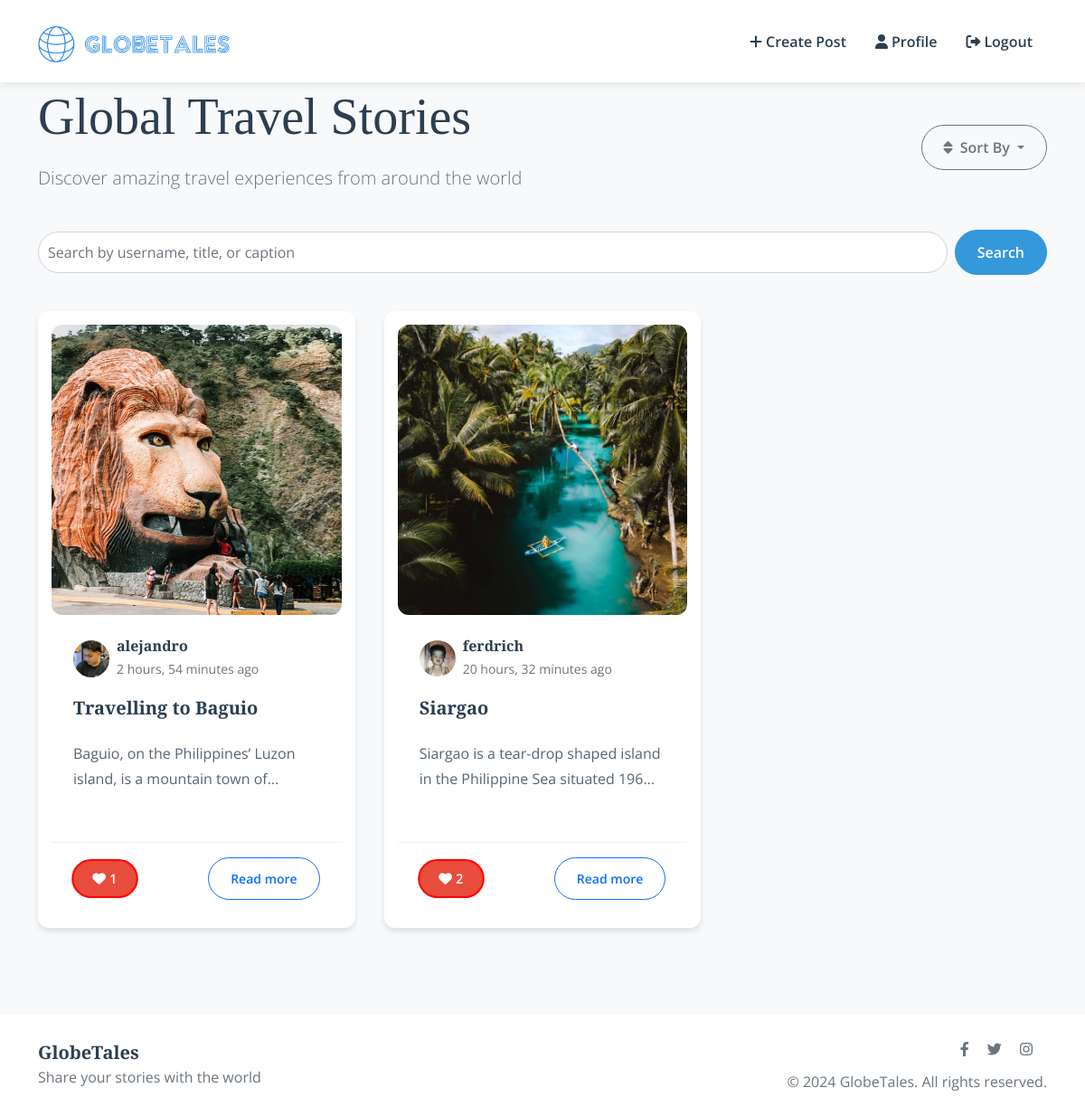
Page /index/ (signed in) on the committed database.
### blog/models.py (models this page shows)
class Post(models.Model):
    title = models.CharField(max_length=200, default='Untitled')
    caption = models.TextField()
    image = models.ImageField(upload_to='posts/')
    author = models.ForeignKey(User, on_delete=models.CASCADE)
    created_at = models.DateTimeField(auto_now_add=True)
    updated_at = models.DateTimeField(auto_now=True)
    likes = models.ManyToManyField(User, related_name='liked_posts', blank=True)

### accounts/models.py (models this page shows, shortened)
class Profile(models.Model):
    user = models.OneToOneField(User, on_delete=models.CASCADE, related_name='user_profile')
    avatar = models.ImageField(upload_to='profile_pics/', null=True, blank=True)

### blog/views.py (the view)
# urls.py: path('index/', index, name='index'),  # Add this line for the index view
def index(request):
    if not request.user.is_authenticated:
        return redirect('login')  # Ensure 'login' matches your login URL name
    return newsfeed(request)

### accounts/templatetags/user_tags.py (called while the page is built, shortened)
@register.simple_tag
def user_avatar(user, size=40):
    try:
        if hasattr(user, 'user_profile'):
            profile = user.user_profile
            if profile and profile.avatar:
                return format_html(
                    '<img src="{}" class="rounded-circle" width="{}" height="{}" alt="{}">',
                    profile.avatar.url, size, size, user.username
                )
    except (Profile.DoesNotExist, AttributeError):
        pass

### blog/templates/blog/newsfeed.html (shortened to what this page needs)
{% extends 'base.html' %}
{% load static %}
{% load user_tags %}
{% block content %}
<div class="container">
    <div class="row mb-4 fade-in">
        <div class="col-md-8">
            <h1 class="display-4">Global Travel Stories</h1>
            <p class="lead text-muted">Discover amazing travel experiences from around the world</p>
        </div>
        <div class="col-md-4 text-md-end align-self-center">
            <div class="sort-options">
                <div class="dropdown">
                    <button class="btn btn-outline-secondary dropdown-toggle rounded-pill" type="button" id="sortDropdown" data-bs-toggle="dropdown" aria-expanded="false">
                        <i class="fas fa-sort me-1"></i> Sort By
                    </button>
                </div>
            </div>
        </div>
    </div>
    <div class="row mb-4">
        <div class="col-md-12">
            <form action="" method="GET" class="search-form d-flex">
                <input type="text" name="search" placeholder="Search by username, title, or caption" class="form-control me-2" />
                <button type="submit" class="btn btn-primary">Search</button>
            </form>
        </div>
    </div>
    <div class="posts-grid">
        {% if posts %}
            {% for post in posts %}
                <article class="card fade-in">
                    <div class="post-image-container">
                        {% if post.image %}
                            <img src="{{ post.image.url }}" class="post-image" alt="{{ post.title }}" style="aspect-ratio: 1/1; object-fit: cover;">
                        {% else %}
                            <img src="{% static 'img/default-post.jpg' %}" class="post-image" alt="Default Post Image" style="aspect-ratio: 1/1; object-fit: cover;">
                        {% endif %}
                    </div>
                    <div class="card-body">
                        <div class="post-meta d-flex align-items-center">
                            {% user_avatar post.author 40 %}
                            <div class="ms-2">
                                <h6 class="mb-0">{{ post.author.username }}</h6>
                                <small class="text-muted">{{ post.created_at|timesince }} ago</small>
                            </div>
                        </div>
                        <h5 class="post-title">{{ post.title }}</h5>
                        <p class="post-excerpt">{{ post.caption }}</p>
                    </div>
                    <div class="post-footer">
                        <div class="d-flex justify-content-between align-items-center">
                            <button class="btn btn-sm btn-outline-primary rounded-pill like-btn {% if user in post.likes.all %}liked{% endif %}" style="border: 2px solid red;" data-post-id="{{ post.pk }}">
                                <i class="fas fa-heart"></i>
                                <span class="likes-count">{{ post.likes.count }}</span>
                            </button>
                            <a href="{% url 'post_detail' post.pk %}" class="btn btn-sm btn-outline-primary rounded-pill">Read more</a>
                        </div>
                    </div>
                </article>
            {% endfor %}
        {% endif %}
    </div>
</div>
{% endblock %}

### templates/base.html (shortened to what this page needs)
<!DOCTYPE html>
{% load static %}
<html lang="en">
<head>
    <link href="https://cdn.jsdelivr.net/npm/bootstrap@5.1.3/dist/css/bootstrap.min.css" rel="stylesheet">
    <link rel="stylesheet" href="https://cdnjs.cloudflare.com/ajax/libs/font-awesome/6.0.0/css/all.min.css">
    <link rel="stylesheet" href="{% static 'css/style.css' %}">
</head>
<body>
    <nav class="navbar navbar-expand-lg">
        <div class="container">
            <a class="navbar-brand" href="{% url 'index' %}">
                <img src="{% static 'images/logowtitle.png' %}" alt="GlobeTales Logo" style="height: 40px;">
            </a>
            <div class="collapse navbar-collapse" id="navbarNav">
                <ul class="navbar-nav ms-auto">
                    {% if user.is_authenticated %}
                        <li class="nav-item">
                            <a class="nav-link" href="{% url 'create_post' %}">
                                <i class="fas fa-plus me-1"></i>Create Post
                            </a>
                        </li>
                        <li class="nav-item">
                            <a class="nav-link" href="{% url 'profile' user.username %}">
                                <i class="fas fa-user me-1"></i>Profile
                            </a>
                        </li>
                        <li class="nav-item">
                            <form method="POST" action="{% url 'logout' %}" style="border: none;">
                                <button type="submit" class="nav-link" style="border: none; background: none;">
                                    <i class="fas fa-sign-out-alt me-1"></i>Logout
                                </button>
                            </form>
                        </li>
                    {% endif %}
                </ul>
            </div>
        </div>
    </nav>
    <main class="content-section">
        {% block content %}{% endblock %}
    </main>
    <footer class="bg-white py-4 mt-5">
        <div class="container">
            <div class="row align-items-center">
                <div class="col-md-6 text-center text-md-start">
                    <h5 class="mb-0">GlobeTales</h5>
                    <p class="text-muted mb-0">Share your stories with the world</p>
                </div>
                <div class="col-md-6 text-center text-md-end">
                    <div class="social-links">
                        <a href="#" class="text-muted me-3"><i class="fab fa-facebook-f"></i></a>
                        <a href="#" class="text-muted me-3"><i class="fab fa-twitter"></i></a>
                        <a href="#" class="text-muted me-3"><i class="fab fa-instagram"></i></a>
                    </div>
                    <p class="text-muted mb-0 mt-2">&copy; 2024 GlobeTales. All rights reserved.</p>
                </div>
            </div>
        </div>
    </footer>
</body>
</html>

### static/css/style.css (style rules this page uses)
:root { --primary-color: #2c3e50; --secondary-color: #3498db; --accent-color: #e74c3c; --background-color: #f8f9fa; --text-color: #2c3e50; --border-radius: 12px; --spacing-unit: 1rem; --transition-speed: 0.3s; }
body { font-family: 'Open Sans', sans-serif; font-size: 16px; line-height: 1.75; color: var(--text-color); background-color: var(--background-color); }
h1, h2, h3, h4, h5, h6 { font-family: 'Playfair Display', serif; font-weight: 700; line-height: 1.3; margin-bottom: var(--spacing-unit); }
h1 { font-size: 2.5rem; }
h5 { font-size: 1.25rem; }
h6 { font-size: 1rem; }
.navbar { background-color: rgba(255, 255, 255, 0.98) !important; box-shadow: 0 2px 10px rgba(0,0,0,0.1); position: fixed; width: 100%; top: 0; z-index: 1030; padding: 1rem 0; transition: all var(--transition-speed) ease; }
.navbar-brand { font-family: 'Playfair Display', serif; font-size: 1.75rem; font-weight: 700; color: var(--primary-color) !important; }
.nav-link { font-size: 1rem; font-weight: 600; padding: 0.5rem 1rem !important; color: var(--primary-color) !important; transition: all var(--transition-speed) ease; }
.card { border: none; border-radius: var(--border-radius); box-shadow: 0 4px 6px rgba(0,0,0,0.1); margin-bottom: var(--spacing-unit); transition: transform var(--transition-speed) ease; overflow: hidden; height: auto; padding: 15px; display: flex; flex-direction: column; }
.post-image-container { position: relative; width: 100%; padding-bottom: 100%; overflow: hidden; }
.post-image { position: absolute; top: 0; left: 0; width: 100%; height: 100%; object-fit: cover; }
.card-body { flex: 1; padding: 1.5rem; display: flex; flex-direction: column; }
.post-meta { margin-bottom: 1rem; }
.post-title { font-size: 1.25rem; margin-bottom: 0.75rem; font-weight: 600; line-height: 1.4; }
.post-excerpt { font-size: 1rem; color: var(--text-color); margin-top: 10px; opacity: 0.8; max-height: 4.5em; overflow: hidden; text-overflow: ellipsis; display: -webkit-box; -webkit-box-orient: vertical; -webkit-line-clamp: 2; white-space: normal; }
.post-footer { margin-top: auto; padding: 1rem 1.5rem; background-color: white; border-top: 1px solid rgba(0,0,0,0.05); }
.posts-grid { display: grid; grid-template-columns: repeat(auto-fill, minmax(300px, 1fr)); gap: 2rem; padding: var(--spacing-unit) 0; }
.btn { padding: 0.75rem 1.5rem; border-radius: 50px; font-weight: 600; transition: all var(--transition-speed) ease; }
.btn-primary { background-color: var(--secondary-color); border-color: var(--secondary-color); }
.like-btn { color: var(--accent-color); border: 2px solid transparent; padding: 0.5rem 1.25rem; border-radius: 50px; transition: all var(--transition-speed) ease, border-color var(--transition-speed); }
.like-btn:hover, .like-btn.liked { background-color: var(--accent-color); color: white; transform: scale(1.05); }
.search-form { display: flex; align-items: center; }
.search-form input { border-radius: 25px; padding: 10px; }
.search-form button { border-radius: 25px; }
.text-muted { color: #6c757d !important; }
img { max-width: 100%; height: auto; border-radius: var(--border-radius); }
.fade-in { animation: fadeIn 0.5s ease forwards; }
.content-section { margin-top: 80px; padding: var(--spacing-unit) 0; min-height: calc(100vh - 80px); }

### rows in the picture
Post: image (picture), author.username (picture), author.username "alejandro", created_at "2 hours, 54 minutes", title "Travelling to Baguio", caption "Baguio, on the Philippines’ Luzon island, is a mountain town…", likes.count "1"
Post: image (picture), author.username (picture), author.username "ferdrich", created_at "20 hours, 32 minutes", title "Siargao", caption "Siargao is a tear-drop shaped island in the Philippine Sea situated…", likes.count "2"
